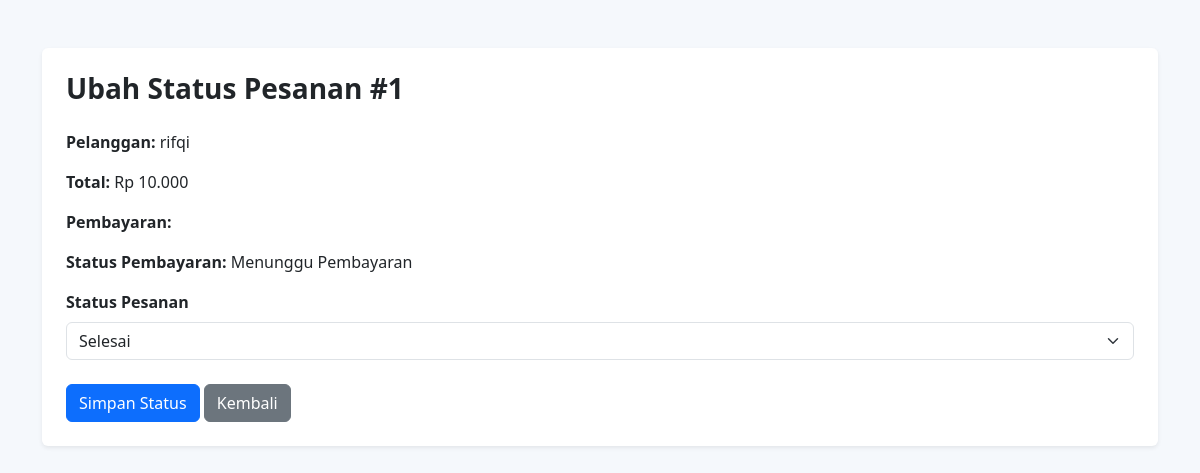
/order_edit.php?id=1 (signed in), run on the app's committed database.
### tables this page shows
CREATE TABLE `orders` (
  `id` int(11) NOT NULL,
  `user_id` int(11) NOT NULL,
  `total` decimal(12,2) NOT NULL,
  `address` text NOT NULL,
  `phone` varchar(30) NOT NULL,
  `payment` enum('QRIS','Transfer Bank','COD') NOT NULL,
  `payment_proof` varchar(255) DEFAULT NULL,
  `status` enum('Menunggu','Diproses','Dikirim','Selesai','Dibatalkan') NOT NULL DEFAULT 'Menunggu',
  `created_at` timestamp NOT NULL DEFAULT current_timestamp(),
  `payment_status` enum('Menunggu Pembayaran','Diproses','Berhasil','Gagal') NOT NULL DEFAULT 'Menunggu Pembayaran'
);

CREATE TABLE `users` (
  `id` int(11) NOT NULL,
  `name` varchar(100) NOT NULL,
  `email` varchar(150) NOT NULL,
  `password` varchar(255) NOT NULL,
  `role` enum('customer','admin') NOT NULL DEFAULT 'customer',
  `created_at` timestamp NOT NULL DEFAULT current_timestamp()
);

### order_edit.php (the view, shortened to what this page needs)
<?php
require_once __DIR__ . "/../config/database.php";
$id = isset($_GET['id']) ? (int) $_GET['id'] : 0;
$stmt = $pdo->prepare("
    SELECT
        orders.*,
        users.name
    FROM orders
    INNER JOIN users ON users.id = orders.user_id
    WHERE orders.id = ?
");
$stmt->execute([$id]);
$order = $stmt->fetch(PDO::FETCH_ASSOC);
$statuses = [
    "Menunggu",
    "Diproses",
    "Dikirim",
    "Selesai",
    "Dibatalkan"
];
?>
<!DOCTYPE html>
<html lang="id">
<head>
    <link href="https://cdn.jsdelivr.net/npm/bootstrap@5.3.3/dist/css/bootstrap.min.css" rel="stylesheet">
</head>
<body style="background:#f5f8fc;">
<div class="container py-5">
    <div class="card border-0 shadow-sm">
        <div class="card-body p-4">
            <h3 class="fw-bold mb-4">
                Ubah Status Pesanan #<?= $order['id'] ?>
            </h3>
            <p>
                <strong>Pelanggan:</strong>
                <?= htmlspecialchars($order['name']) ?>
            </p>
            <p>
                <strong>Total:</strong>
                Rp <?= number_format($order['total'], 0, ',', '.') ?>
            </p>
            <p>
                <strong>Pembayaran:</strong>
            </p>
            <p>
                <strong>Status Pembayaran:</strong>
                <?= htmlspecialchars($order['payment_status']) ?>
            </p>
            <form method="post">
                <label class="form-label fw-bold">
                    Status Pesanan
                </label>
                <select name="status" class="form-select mb-4">
                    <?php foreach ($statuses as $status): ?>
                        <option
                            value="<?= $status ?>"
                            <?= $order['status'] === $status ? 'selected' : '' ?>
                        >
                            <?= $status ?>
                        </option>
                    <?php endforeach; ?>
                </select>
                <button class="btn btn-primary">
                    Simpan Status
                </button>
                <a href="index.php" class="btn btn-secondary">
                    Kembali
                </a>
            </form>
        </div>
    </div>
</div>
</body>
</html>

### data on the page
orders: id "1", user.name "rifqi", total "10.000", payment_status "Menunggu Pembayaran", status "Selesai"
